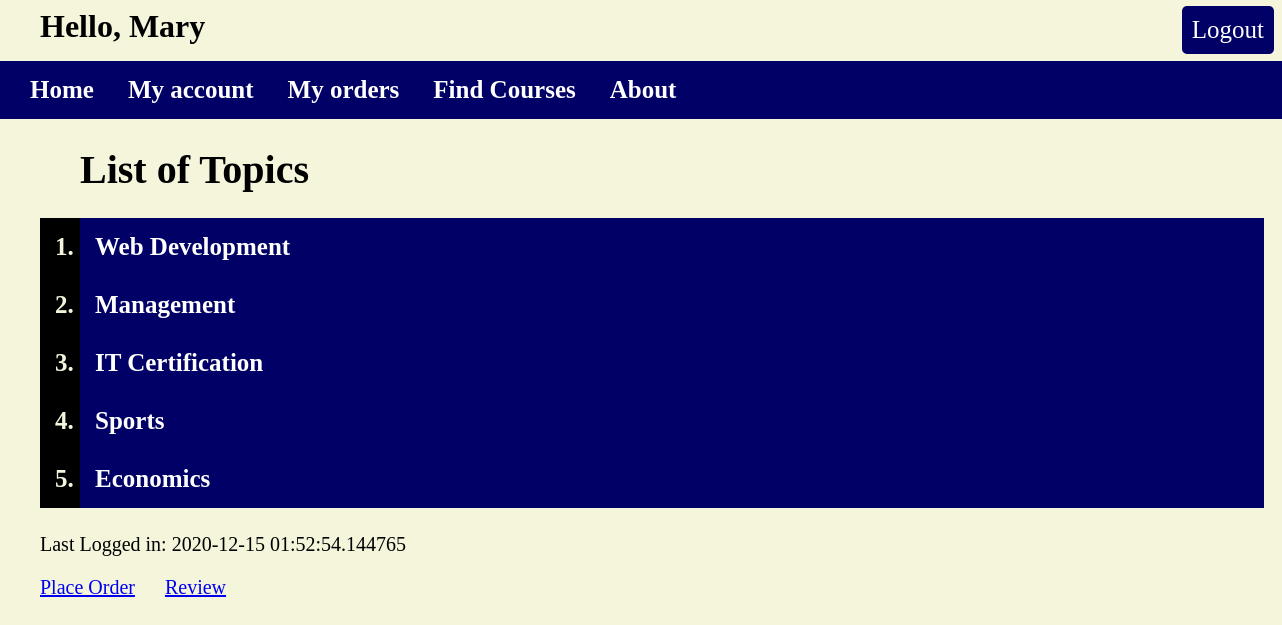
/myapp/ (signed in), run on the app's committed database.
### myapp/models.py (models this page shows, shortened)
class Topic(models.Model):
    name = models.CharField(max_length=200)
    length = models.IntegerField(default=12)

### myapp/views.py (the view)
# urls.py: path(r'', IndexView.as_view(), name='index'),
class IndexView(View):
    def get(self, request):
        top_list = Topic.objects.all().order_by('id')[:10]
        return render(request, 'myapp/index.html', {'top_list': top_list, 'last_login': request.session.get('last_login', False)})

### myapp/templates/myapp/index.html (shortened to what this page needs)
{% extends 'myapp/base.html' %}
{% block body_block %}
    <div class="main_body">
    {% if top_list %}
        <h1 class="heading">List of Topics</h1>
        <ol>
            {% for top  in top_list %}
                <li class="cstyle"><a href="/myapp/{{  top.id }}"> {{ top.name}} </a></li>
            {% endfor %}
        </ol>
    {% else %}
        <strong>There are no available topics!</strong>
    {% endif %}
    {% if last_login %}
        <p>Last Logged in: {{ last_login }}</p>
    {% else %}
        <p>Your last login was more than one hour ago!</p>
    {% endif %}
    <p><a href="{% url 'myapp:place_order' %}">Place Order</a> &emsp;
        <a href="{% url 'myapp:review' %}">Review</a></p><br>
    </div>
{% endblock %}

### myapp/templates/myapp/base.html (shortened to what this page needs)
<!DOCTYPE html>
{% load static %}
<html>
    <head>
        <link rel="stylesheet" type="text/css" href="{% static 'myapp/style.css' %}" />
    </head>
    <body>
        <div class="heading">
            <h1 style="margin: 0px;font-weight: bold;">
                    {% block myhdg %} Hello, {{ request.user.first_name }} {% endblock %}
            </h1>
        </div>
        <div>
        	<ul class="list1">
                <li class="hbar1 cstyle"><a href="{% url 'myapp:index' %}">Home</a></li>
                <li class="hbar1 cstyle"><a href="{% url 'myapp:my_account' %}">My account</a></li>
                <li class="hbar1 cstyle"><a href="{% url 'myapp:myorders' %}">My orders</a></li>
                <li class="hbar1 cstyle"><a href="/myapp/findcourses/">Find Courses</a></li>
                <li class="hbar1 cstyle"><a href="/myapp/about/">About</a></li>
                {% if request.user.is_anonymous %}
                    <li class="opts"><a href="{% url 'myapp:login' %}" >Login</a></li>
                    <li class="opts"><a href="{% url 'myapp:register' %}" >Register Here</a></li>
                {% else %}
                    <li class="opts"><a href="{% url 'myapp:logout' %}" >Logout</a></li>
                {% endif %}
            </ul>
        </div>
    {% block body_block %} *** {% endblock %}
    </body>
</html>

### myapp/static/myapp/style.css (style rules this page uses)
body { background-color: beige; margin-left: 0px; overflow-x: hidden; }
.opts { list-style-type: none; float: right; position: relative; top: -70px; margin-right: 15px; padding: 10px; background-color: #000066; border-radius: 5px; cursor: pointer; }
.main_body { position: relative; left:40px; font-size: 20px; }
.heading { position: relative; left: 40px; font-weight: bolder; margin-bottom: 5px; }
* { font-family: calibri; }
.list1 { background-color: #000066; padding: 15px; width:100%; }
.hbar1 { display: inline; }
.cstyle { font-size: 25px; font-weight: bold; padding: 15px; background-color: #000066; width: 90vw; color: beige; cursor: pointer; }
li a { text-decoration: none; color: white; font-size: 25px; }
ol { background-color: black; color: beige; font-size: 25px; font-weight: bold; width:max-content; }

### data on the page
Topic: name "Web Development"
Topic: name "Management"
Topic: name "IT Certification"
Topic: name "Sports"
Topic: name "Economics"

### other printed values
{{ request.user.first_name }} "Mary"
{{ last_login }} "2020-12-15 01:52:54.144765"
